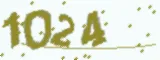
#> input picture spider1/图片/img3.png, 160 x 60 px
$ python '验证码识别.py'
#> lines starting #> are read from the running program, lines starting #| are printed output that depends on the picture; after the words box and inside, x2 and y2 are one past the last pixel; in counts of white or black regions, pixels touching at a corner belong together
# -*- coding: utf-8 -*-
#多噪声点的这个代码不用改可以直接识别，但是对无噪声的有识别错误。噪声优化就不研究了。代码放在后面。如果不行的话可以让人工智障识别。
try:
    from PIL import Image
except ImportError:
    import Image
import pytesseract

def convert_img(img,threshold):
    img = img.convert("L")  # 处理灰度
    pixels = img.load()
    for x in range(img.width):
        for y in range(img.height):
            if pixels[x, y] > threshold:
                pixels[x, y] = 255
            else:
                pixels[x, y] = 0
    return img

captcha = Image.open("图片/img3.png")
#> captcha is the input picture: PIL image 160x60 RGB; mean R, G, B 223.9, 228.1, 208.9

a=convert_img(captcha,150)
#> in convert_img, `img = img.convert("L")`:
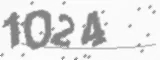
#> img: PIL image 160x60 L; min 117, max 255, mean 224.6
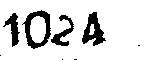
#> a: PIL image 160x60 L; 86% white; 8 black regions (4 under 20 px), largest, box (x1, y1, x2, y2) and area: (22, 10, 51, 49) 447, (82, 12, 106, 46) 399, (51, 15, 74, 46) 251, (3, 13, 20, 47) 240
a.show()
#> (the run stopped early here; a loop or call above may not have finished)

$ run again, with spider1/图片/img2.png copied over spider1/图片/img3.png
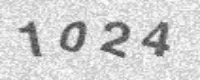
#> input picture spider1/图片/img2.png, 200 x 80 px
#> captcha is the input picture: PIL image 200x80 RGB; mean R, G, B 209.8, 209.8, 209.8
#> `a=convert_img(captcha,150)`:
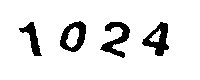
#> a: PIL image 200x80 L; 90.1% white; 4 black regions, box (x1, y1, x2, y2) and area: (100, 22, 130, 58) 444, (142, 22, 169, 56) 437, (60, 21, 86, 52) 416, (19, 22, 42, 56) 291

$ run again, with spider1/图片/img.png copied over spider1/图片/img3.png
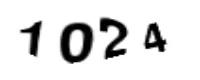
#> input picture spider1/图片/img.png, 200 x 80 px
#> captcha is the input picture: PIL image 200x80 RGB; mean R, G, B 224.2, 224.2, 224.2
#> `a=convert_img(captcha,150)`:
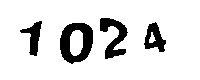
#> a: PIL image 200x80 L; 87.2% white; 4 black regions, box (x1, y1, x2, y2) and area: (60, 23, 93, 64) 807, (100, 18, 128, 59) 547, (144, 22, 166, 52) 357, (20, 21, 42, 56) 329
